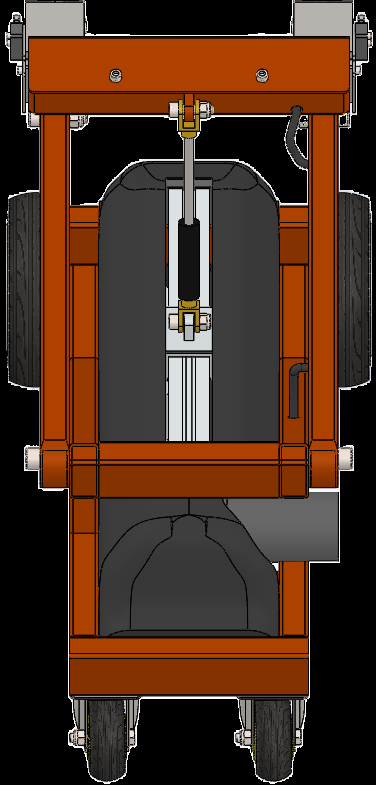
#> input picture robot.png, 376 x 785 px
$ python mapping_processing.py
#> lines starting #> are read from the running program, lines starting #| are printed output that depends on the picture
import cv2 as cv
import numpy as np
import math

# Initialize a blank image for the mapping and robot display
pathImg = np.zeros((1200, 1800, 3), dtype=np.uint8)  # graph image dimensions
x0, y0 = int(pathImg.shape[1] / 2), pathImg.shape[0]  # center coordinates
w, h = 800, 700  # the 'pathImg' really bigger then the showing image, the showing image size is w and h
cameraPos = (x0, y0 - 110)  # camera position offset
robImg = cv.imread("robot.png")  # load and resize robot image
#> robImg is the input picture: shape (785, 376, 3); mean B, G, R 31, 48.2, 76.2
robImg = cv.resize(robImg, (0, 0), fx=0.2, fy=0.15)
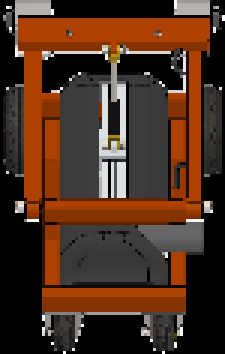
#> robImg: shape (118, 75, 3) (shown 3 times larger); mean B, G, R 30.9, 48.5, 77.3


# [159 lines left out: functions blankImg, mapping_image, not called in this run]
